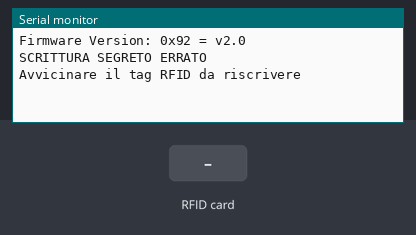
Bench run of a sketch on a simulated Arduino Mega 2560, built with avr-gcc and run on an emulated ATmega2560. On the bench: the last lines printed to the serial monitor. The inputs (shaded band) are chosen by the test bench.

Above: at 1.2 s.
1.3 s: RFID card 5E 7A 19 C4 held to the reader
At 1.44 s:
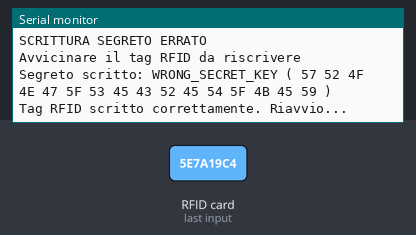
At 2.0 s:
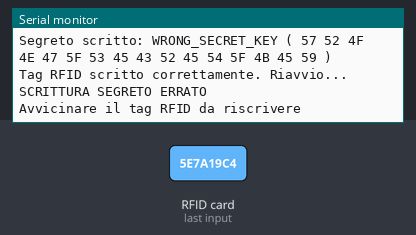

The sketch:

scrivi_segreto_errato.ino
```cpp
/*
 * Pin layout for SPI communication:
 * -----------------------------------------------------------------------------------------
 * Arduino Mega
 * Signal           Pin
 * -----------------------------------------------------------------------------------------
 * RST/Reset        5
 * SPI SS/SDA       53
 * SPI MOSI         51
 * SPI MISO         50
 * SPI SCK          52
 */

#include <SPI.h>
#include <MFRC522.h>

// Pin Rfid module
#define RFID_SS_PIN 53
#define RFID_RESET_PIN 5

// Misc
#define DATALEN 18   // a data block on the PICC is 18 bytes: 16 bytes of data, 2 bytes for CRC
#define DATABLOCK 1  // the block containing the secret data

MFRC522 mfrc522(RFID_SS_PIN, RFID_RESET_PIN);  // Create MFRC522 instance
MFRC522::MIFARE_Key key;                       // Key used in the Crypto1 when communicating with the PICC
MFRC522::StatusCode status;                    // Struct used to indicate the current status of the RFID operations

byte data[] = "WRONG_SECRET_KEY";

void setup() {
  Serial.begin(9600);  // Initialize serial communications with the PC
  SPI.begin();         // Init SPI bus
  mfrc522.PCD_Init();  // Init MFRC522 reader

  // Prepare the CRYPTO1 key - the default keys are FFFFFFFFFFFFh (set from the factory)
  for (byte i = 0; i < 6; i++) {
    key.keyByte[i] = 0xFF;
  }

  mfrc522.PCD_DumpVersionToSerial();  // Show details of PCD - MFRC522 Card Reader details
  Serial.println(F("\nSCRITTURA SEGRETO ERRATO\nAvvicinare il tag RFID da riscrivere"));
}

void loop() {
  // Look for new cards, and select one if present
  if (!mfrc522.PICC_IsNewCardPresent() || !mfrc522.PICC_ReadCardSerial()) {
    delay(100);  // Wait a bit and then restart the loop
    return;
  }

  // Authentication with the CRYPTO1 key
  status = mfrc522.PCD_Authenticate(MFRC522::PICC_CMD_MF_AUTH_KEY_A, DATABLOCK, &key, &(mfrc522.uid));
  if (status != MFRC522::STATUS_OK) {
    Serial.print(F("Autenticazione fallita: "));
    Serial.println(mfrc522.GetStatusCodeName(status));
    return;
  }

  // Write the cloned data
  status = mfrc522.MIFARE_Write(DATABLOCK, data, DATALEN - 2);  // len is 18: 16 bytes for data, 2 bytes for CRC
  if (status != MFRC522::STATUS_OK) {
    Serial.print(F("MIFARE_Write() fallito: "));
    Serial.println(mfrc522.GetStatusCodeName(status));
    return;
  }

  byte len = DATALEN;  // the MIFARE_Read function needs the address of the len, so we need to save it as a variable
  byte readData[DATALEN];
  status = mfrc522.MIFARE_Read(DATABLOCK, readData, &len);
  if (status != MFRC522::STATUS_OK) {
    Serial.print(F("Lettura fallita: "));
    Serial.println(mfrc522.GetStatusCodeName(status));
    return;
  }

  printReadData(readData);

  Serial.println(F("Tag RFID scritto correttamente. Riavvio...\n"));
  Serial.println(F("SCRITTURA SEGRETO ERRATO\nAvvicinare il tag RFID da riscrivere"));

  mfrc522.PICC_HaltA();       // Tell the PICC to stop until it's removed from the reader
  mfrc522.PCD_StopCrypto1();  // stop the authentication instance (or the card won't be readable anymore)
}

void printReadData(byte readData[]) {
  Serial.print(F("Segreto scritto: "));
  for (int i = 0; i < DATALEN - 2; i++) {  // len is 18: 16 bytes for data, 2 bytes for CRC
    Serial.print((char)readData[i]);
  }
  Serial.print(" (");
  for (int i = 0; i < DATALEN - 2; i++) {  // len is 18: 16 bytes for data, 2 bytes for CRC
    Serial.print(readData[i] < 0x10 ? " 0" : " ");
    Serial.print(readData[i], HEX);
  }
  Serial.println(" )");
}
```

Measured:
- after the input at 1.3 s, the serial monitor: prints a new line at once (image 1)
